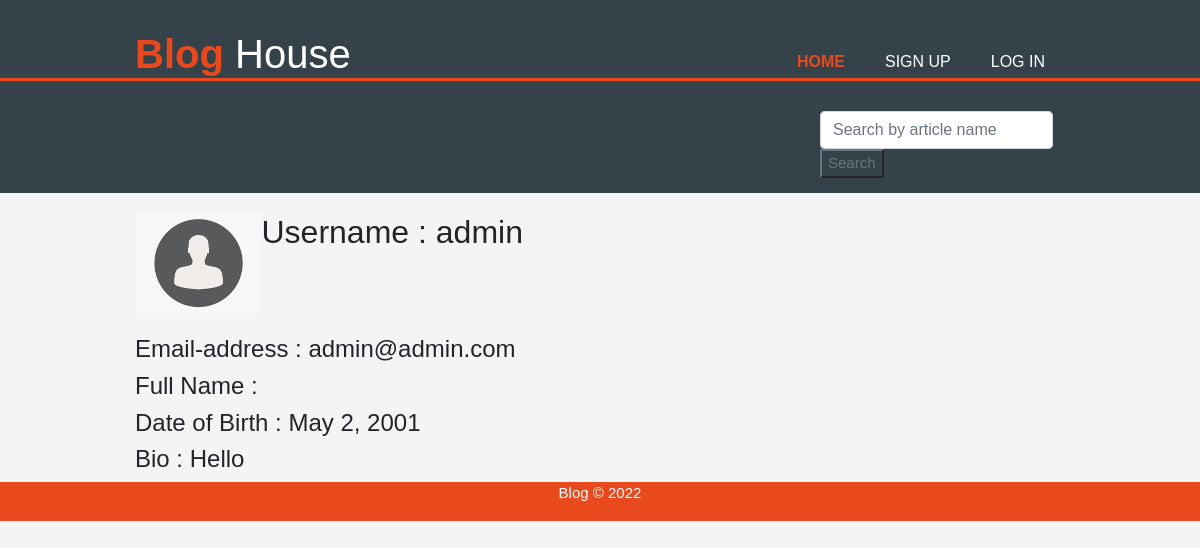
/accounts/profile/1/, run on an earlier commit of the app's database.
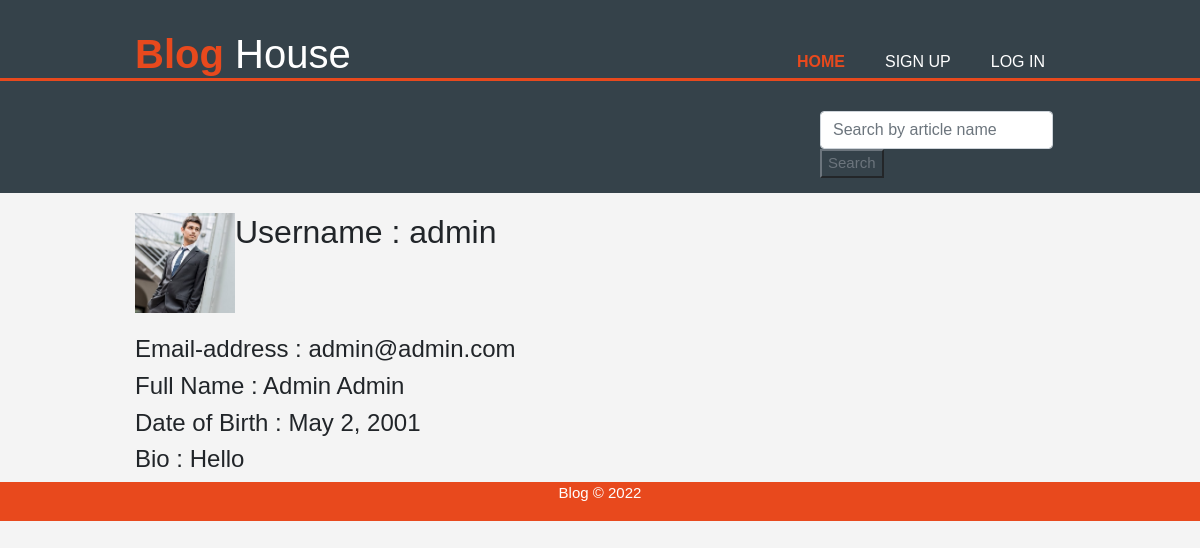
And on a later commit of the database.
### accounts/models.py (models this page shows, shortened)
class CustomUser(AbstractUser):
    date_o_b    = models.DateField(blank=False, null=False)
    bio         = models.TextField(blank=False, null=False)
    REQUIRED_FIELDS = ['email', 'date_o_b', 'bio']

class Profile(models.Model):
    user    = models.OneToOneField(CustomUser, on_delete=models.CASCADE)
    pic     = models.ImageField(default='default_pic.png', upload_to='profile_pics')

### accounts/views.py (the view)
# urls.py: path('profile/<int:pk>/', profile, name='profile'),
def profile(request, pk):
    data = User.objects.get(id = pk)
    context = {
        'user_data' : data,
    }
    return render(request, 'accounts/profile.html', context)

### accounts/templates/accounts/profile.html (shortened to what this page needs)
{% extends 'blog/base.html' %}
{% block content %}
<div class='media'>
    <img src="{{user_data.profile.pic.url}}" class="images">
    <div class="media-body">
        <h2 class="account-headig"> Username : {{user_data.username}} </h2>
    </div>
</div>
<br>
<div class="media-body">
    <h4 class="account-headig"> Email-address       : {{user_data.email}} </h4>
    <h4 class="account-headig"> Full Name           : {{user_data.first_name}} {{user_data.last_name}} </h4>
    <h4 class="account-headig"> Date of Birth       : {{user_data.date_o_b}}</h4>
    <h4 class="account-headig"> Bio                 : {{user_data.bio}}</h4>
</div>
{% endblock content %}

What changed in the data, as far as the page shows it:
changed CustomUser "admin": profile.pic: picture added in place of a placeholder; first_name (not shown) → "Admin"; last_name (not shown) → "Admin"
